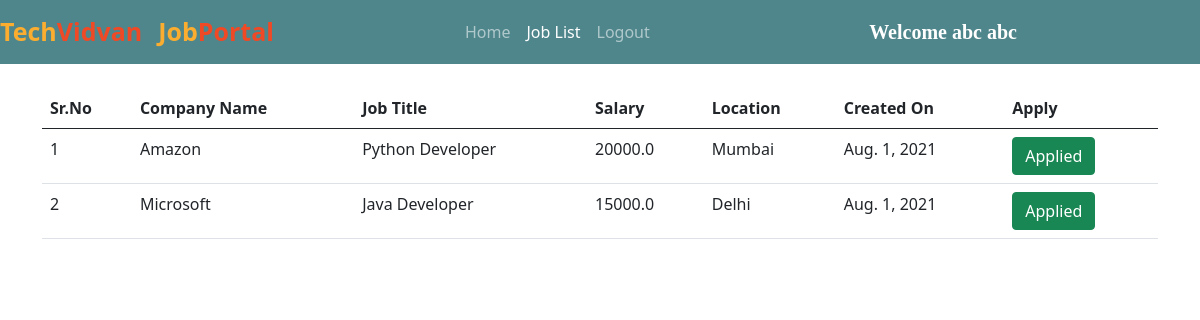
The app's page /all_jobs/ (signed in) with its own data.
### jobs/models.py (models this page shows, shortened)
class Job(models.Model):
    company = models.ForeignKey(Company, on_delete=models.CASCADE)
    start_date = models.DateField()
    end_date = models.DateField()
    title = models.CharField(max_length=200)
    salary = models.FloatField()
    image = models.ImageField(upload_to="")
    description = models.TextField(max_length=400)
    experience = models.CharField(max_length=100)
    location = models.CharField(max_length=100)
    skills = models.CharField(max_length=200)
    creation_date = models.DateField()

class Company(models.Model):
    user = models.ForeignKey(User, on_delete=models.CASCADE)
    phone = models.CharField(max_length=10)
    image = models.ImageField(upload_to="")
    gender = models.CharField(max_length=10)
    type = models.CharField(max_length=15)
    status = models.CharField(max_length=20)
    company_name = models.CharField(max_length=100)

### jobs/views.py (the view)
# urls.py: path("all_jobs/", views.all_jobs, name="all_jobs"),
def all_jobs(request):
    jobs = Job.objects.all().order_by('-start_date')
    applicant = Applicant.objects.get(user=request.user)
    apply = Application.objects.filter(applicant=applicant)
    data = []
    for i in apply:
        data.append(i.job.id)
    return render(request, "all_jobs.html", {'jobs':jobs, 'data':data})

### jobs/templates/all_jobs.html (shortened to what this page needs)
{% extends 'user_navbar.html' %}
{% block job_list %} active {% endblock %}
{% block body %}
<div class="container mt-4">
<table class="table table-hover" id="example">
    <thead>
        <tr>
            <th>Sr.No</th>
            <th>Company Name</th>
            <th>Job Title</th>
            <th>Salary</th>
            <th>Location</th>
            <th>Created On</th>
            <th>Apply</th>
        </tr>
    </thead>
    <tbody>
        {% for job in jobs %}
        <tr>
            <td>{{forloop.counter}}</td>
            <td>{{job.company.company_name}}</td>
            <td>{{job.title}}</td>
            <td>{{job.salary}}</td>
            <td>{{job.location}}</td>
            <td>{{job.creation_date}}</td>
            {% if job.id in data %}
            <td><a class="btn btn-success">Applied</a></td>
            {% else %}
            <td><a href="/job_detail/{{job.id}}/" class="btn btn-success">Apply</a></td>
            {% endif %}
        </tr>
        {% endfor %}
    </tbody>
</table>
</div>
{% endblock %}

### jobs/templates/user_navbar.html (shortened to what this page needs)
<!doctype html>
<html lang="en">
<head>
  <link href="https://cdn.jsdelivr.net/npm/bootstrap@5.0.2/dist/css/bootstrap.min.css" rel="stylesheet"
>
  <link rel="stylesheet" href="https://cdnjs.cloudflare.com/ajax/libs/font-awesome/5.15.3/css/all.min.css">
</head>
<body>
  <nav class="navbar navbar-expand-lg navbar-dark sticky-top">
      <a class="navbar-brand" href="/"><span class="head1">Tech</span><span class="head2">Vidvan</span></a>
      <a class="navbar-brand" href="#"><span class="head1">Job</span><span class="head2">Portal</span></a>
      <div class="container w-50">
        <div class="collapse navbar-collapse" id="navbarSupportedContent">
          <ul class="navbar-nav me-auto mb-2 mb-lg-0">
            <li class="nav-item">
              <a class="nav-link {% block home %}{% endblock %}" aria-current="page" href="/user_homepage/">Home</a>
            </li>
            <li class="nav-item">
              <a class="nav-link {% block job_list %}{% endblock %}" href="/all_jobs/">Job List</a>
            </li>
            <li class="nav-item">
              <a class="nav-link" href="/logout/">Logout</a>
            </li>
          </ul>
          <a class="navbar-brand" style="font-weight: bold; font-family: 'Times New Roman', Times, serif;"
            href="#">Welcome {{request.user.get_full_name}}</a>
        </div>
      </div>
  </nav>
  {% block body %}
  {% endblock %}
</body>
</html>
</html>

### jobs/templates/user_navbar.html (style rules this page uses)
.navbar { background-color: #4f868c; }
.head1 { color: #FBAD30; font-size: 25px; font-weight: bold; height: 50px; }
.head2 { color: #EF4926; font-size: 25px; font-weight: bold; }

### records on screen
Job: company.company_name "Amazon", title "Python Developer", salary "20000.0", location "Mumbai", creation_date "Aug. 1, 2021", shows "Applied"
Job: company.company_name "Microsoft", title "Java Developer", salary "15000.0", location "Delhi", creation_date "Aug. 1, 2021", shows "Applied"

### other values on screen
{{ request.user.get_full_name }} "abc abc"
